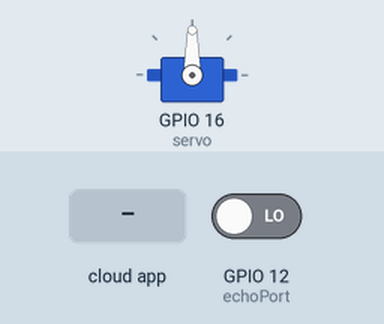
This sketch was run on a simulated ESP8266 (NodeMCU). Parts: servo. Inputs (shaded band) come from the test bench; at power-on: GPIO 12 (echoPort) LOW. WiFi joins after 1.5 s; servers stay silent unless stated; the Firebase database answers and starts empty; what the sketch prints to the serial monitor is not drawn.

Above: at 2.7 s.
2.8 s: the phone or cloud app sets status to ON
At 3.31 s:
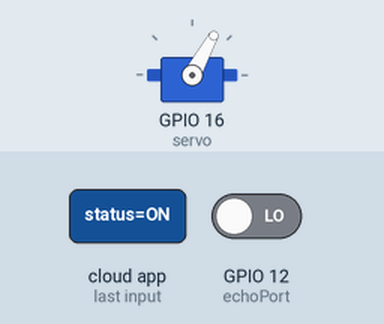
At 4.5 s:
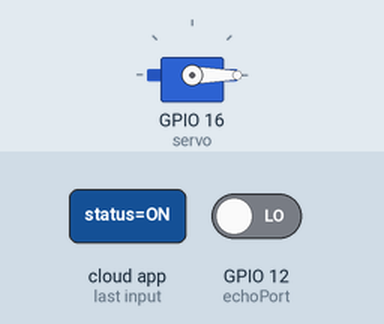
Timing chart, 0 to 6.0 s (numbered marks = the images above; inputs shaded):
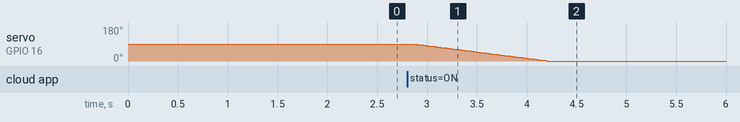

Measured:
- after the input at 2.8 s, servo on GPIO 16 (servo): moves from 90° to 0° over 1.3 s, starting after 0.07 s

The sketch:

beta_base.ino
```cpp
#include <Servo.h>
#include <ESP8266WiFi.h>
#include <FirebaseArduino.h>
#define FIREBASE_HOST "water-20e5f.firebaseio.com"
#define FIREBASE_AUTH "t4Fxu1fJW09hDOXh2k23b4vDYPEhRiJJyJCmDXLn"
#define WIFI_SSID "sunil's laptop"
#define WIFI_PASSWORD "12345678"
Servo servo;  // create servo object to control a servo  // twelve servo objects can be created on most boards
int pos = 0;    // variable to store the servo position
int triggerPort =14;
int echoPort = 12;
double arr[8];
int i=0,flag=0;

//boolean flag = false;
double a,b,c,d,e;
double dur=0;
double dist=0;
void setup() {
    Serial.begin( 9600 );
    // connect to wifi.
  WiFi.begin(WIFI_SSID, WIFI_PASSWORD);
  Serial.println("connecting");
  while (WiFi.status() != WL_CONNECTED) {
    Serial.print(".");
    delay(500);
  }
  Serial.println();
  Serial.print("connected: ");
  Serial.println(WiFi.localIP());

  Firebase.begin(FIREBASE_HOST, FIREBASE_AUTH);
    pinMode( triggerPort, OUTPUT );
    pinMode( echoPort, INPUT );
    pinMode(16,OUTPUT);
    servo.attach(16);  // attaches the servo on pin 6 to the servo object  // tell servo to go to position in variable 'pos'
    Serial.println( "Ultrasonic ranging module: ");

}


 //int n = 0;
void loop(){
 if(Firebase.getString("/tap/status")=="ON")
{
 if(flag==0)
  {
     for (pos = 90; pos >= 0; pos -= 1)
      { // goes from 180 degrees to 0 degrees
           servo.write(pos);              // tell servo to go to position in variable 'pos'
          delay(15);                       // waits 15ms for the servo to reach the position
      }
  flag=1;
  }
    for(i=0;i<=5;i++)
      {
          digitalWrite(triggerPort,LOW);
          delayMicroseconds(5);
          digitalWrite(triggerPort,HIGH);
          delayMicroseconds(10);
          int dur = pulseIn(echoPort,HIGH);
          float dist = dur*0.034/2;
          Serial.println(dist);
          arr[i] = dist;

          delay(1000);
      }

      a=arr[0];
      b=arr[1];
      c=arr[2];
      d=a-b;
      e=b-c;
      if(e<2)
      {
          if(d<2)
          {//stop the flow

              for(pos = 0; pos <= 90; pos += 1)    // command to move from 0 degrees to 180 degrees
              {
                    servo.write(pos);                 //command to rotate the servo to the specified angle
                    delay(15);
              }
           Firebase.setString("/tap/status","OFF");
             int flag=0;
            // Serial.println("Finish1");
            if(flag==0)
            {

              }

          }
      }
      else
      {
          a=arr[2];
          b=arr[3];
          c=arr[4];
          d=a-b;
          e=b-c;
          if(e<2)
          {
                  //stop water
                  if(d<2)
                  {

                  //Serial.println("motor2");
                   for(pos = 0; pos <=90; pos += 1)    // command to move from 0 degrees to 180 degrees
                  {
                      servo.write(pos);                 //command to rotate the servo to the specified angle
                      delay(15);
                  }
                   Firebase.setString("/tap/status","OFF");

                   int flag=0;
                //   Serial.println("Finish2");

                  }
           }

   }
//  Serial.println("*******",arr[4]);
 // Firebase.setFloat("height",arr[4]);
//  Serial.println("Finish3");


}
}
```
